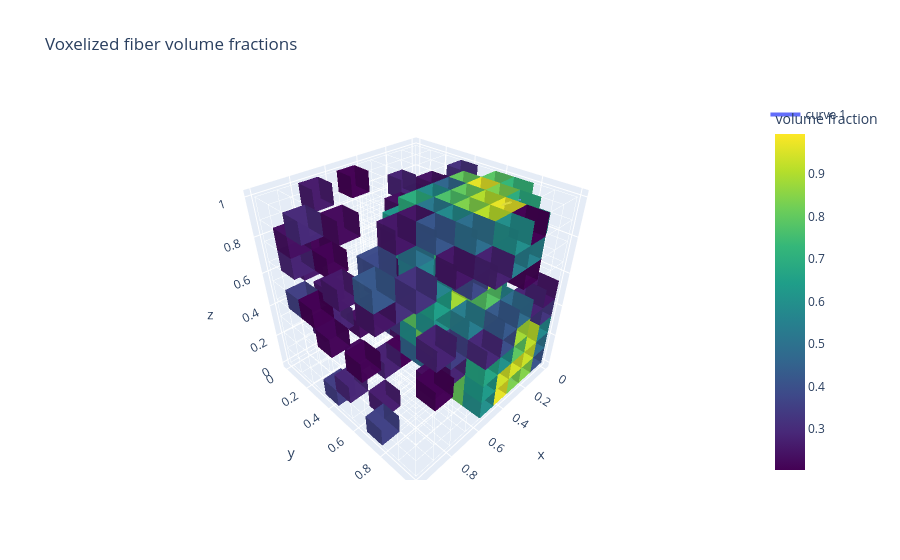

The notebook cell this image was saved under:
### Code cell
rng1, rng2 = jax.random.split(jax.random.key(1),2)
prior_fiber = FiberPrior(9,3,0.5)
voxelized_fiber = prior_fiber.sample(rng1)
volumes, tangents = voxelized_fiber.volume_fraction, voxelized_fiber.tangents
prior_alpha = jnp.array([1.0, 1.0])
alpha1 = 8*(1-volumes[..., None]) + prior_alpha[0]
alpha2 = 8*volumes[..., None] + prior_alpha[1]
# Simulate data
new_alpha = jnp.concat([alpha1, alpha2], axis=-1)
new_fractions = jax.random.dirichlet(rng2, new_alpha, shape=(9,9,9))
fig, _ = plot_voxelized_fiber_field(new_fractions[...,1], prior_fiber.grid, curves=voxelized_fiber.curve, threshold=0.2)
fig.show()

### Figure 1 — Plotly figure (JSON) as saved in the notebook; plotly's stock layout.template omitted (floating-point values rounded to 4 significant figures; data arrays with more than 128 entries replaced by an {"elided": "..."} marker saying what was removed)
{"data": [{"hoverinfo": "skip", "line": {"color": "rgba(160,160,160,0.6)", "width": 1}, "mode": "lines", "name": "voxel grid", "showlegend": false, "type": "scatter3d", "x": {"elided": "900 float values"}, "y": {"elided": "900 float values"}, "z": {"elided": "900 float values"}}, {"colorbar": {"title": {"text": "volume fraction"}}, "colorscale": [[0, "#440154"], [0.1111, "#482878"], [0.2222, "#3e4989"], [0.3333, "#31688e"], [0.4444, "#26828e"], [0.5556, "#1f9e89"], [0.6667, "#35b779"], [0.7778, "#6ece58"], [0.8889, "#b5de2b"], [1, "#fde725"]], "flatshading": true, "hoverinfo": "skip", "i": {"elided": "3312 int values"}, "intensity": {"elided": "2208 float values"}, "j": {"elided": "3312 int values"}, "k": {"elided": "3312 int values"}, "name": "volume fractions", "opacity": 0.9, "showscale": true, "type": "mesh3d", "x": {"elided": "2208 float values"}, "y": {"elided": "2208 float values"}, "z": {"elided": "2208 float values"}}, {"hoverinfo": "skip", "line": {"color": "#636EFA", "width": 4}, "mode": "lines", "name": "curve 1", "type": "scatter3d", "x": {"elided": "200 float values"}, "y": {"elided": "200 float values"}, "z": {"elided": "200 float values"}}], "layout": {"scene": {"aspectmode": "cube", "xaxis": {"title": {"text": "x"}}, "yaxis": {"title": {"text": "y"}}, "zaxis": {"title": {"text": "z"}}}, "title": {"text": "Voxelized fiber volume fractions"}}}
